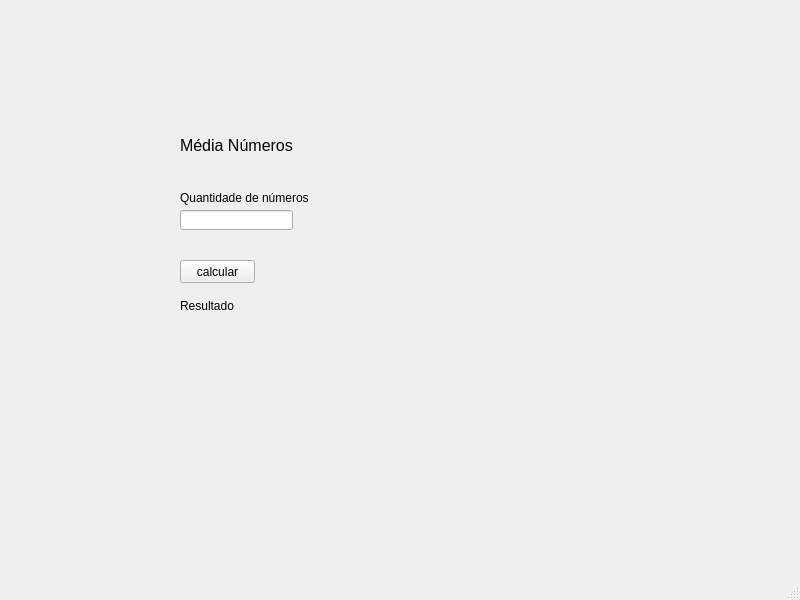
<?xml version="1.0" encoding="UTF-8"?>
<ui version="4.0">
 <class>MainWindow</class>
 <widget class="QMainWindow" name="MainWindow">
  <property name="geometry">
   <rect>
    <x>0</x>
    <y>0</y>
    <width>800</width>
    <height>600</height>
   </rect>
  </property>
  <property name="windowTitle">
   <string>MainWindow</string>
  </property>
  <widget class="QWidget" name="centralwidget">
   <widget class="QLineEdit" name="qnt">
    <property name="geometry">
     <rect>
      <x>180</x>
      <y>210</y>
      <width>113</width>
      <height>20</height>
     </rect>
    </property>
   </widget>
   <widget class="QLabel" name="label_2">
    <property name="geometry">
     <rect>
      <x>180</x>
      <y>130</y>
      <width>391</width>
      <height>31</height>
     </rect>
    </property>
    <property name="font">
     <font>
      <pointsize>12</pointsize>
     </font>
    </property>
    <property name="text">
     <string>Média Números</string>
    </property>
   </widget>
   <widget class="QPushButton" name="btn">
    <property name="geometry">
     <rect>
      <x>180</x>
      <y>260</y>
      <width>75</width>
      <height>23</height>
     </rect>
    </property>
    <property name="text">
     <string>calcular</string>
    </property>
   </widget>
   <widget class="QLabel" name="label">
    <property name="geometry">
     <rect>
      <x>180</x>
      <y>190</y>
      <width>201</width>
      <height>16</height>
     </rect>
    </property>
    <property name="text">
     <string>Quantidade de números</string>
    </property>
   </widget>
   <widget class="QLabel" name="result">
    <property name="geometry">
     <rect>
      <x>180</x>
      <y>290</y>
      <width>391</width>
      <height>31</height>
     </rect>
    </property>
    <property name="text">
     <string>Resultado</string>
    </property>
   </widget>
  </widget>
  <widget class="QMenuBar" name="menubar">
   <property name="geometry">
    <rect>
     <x>0</x>
     <y>0</y>
     <width>800</width>
     <height>21</height>
    </rect>
   </property>
  </widget>
  <widget class="QStatusBar" name="statusbar"/>
 </widget>
 <resources/>
 <connections/>
</ui>
